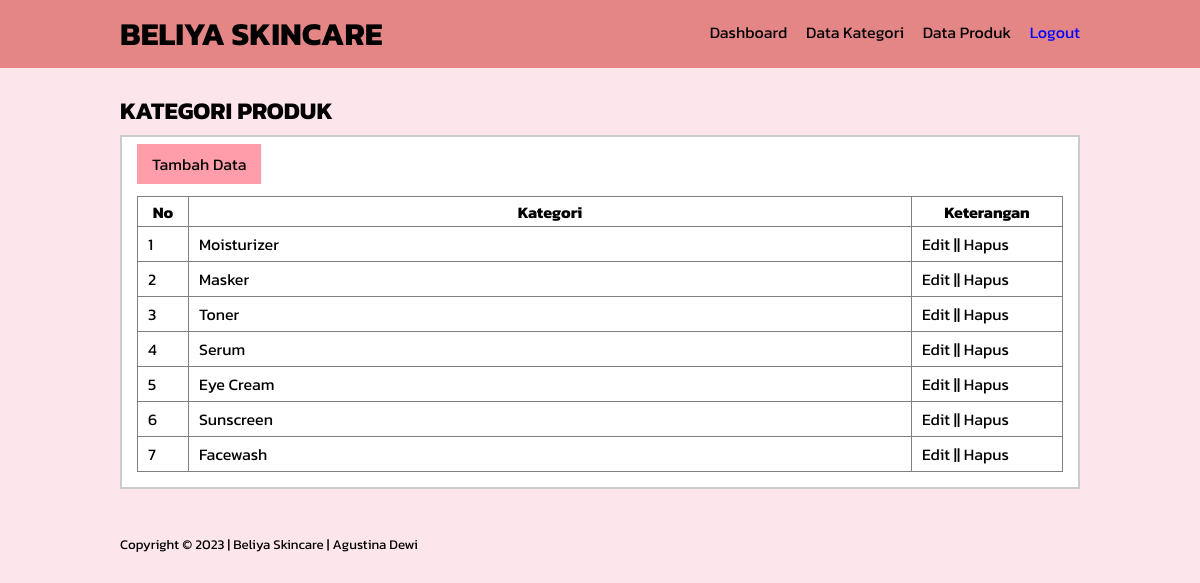
The page /datakategori.php (signed in) on the database its author committed.
### tables this page shows
CREATE TABLE `tb_category` (
  `category_id` int(11) NOT NULL,
  `category_name` varchar(255) NOT NULL
);

### datakategori.php (the view, shortened to what this page needs)
<?php
	include 'db.php' ;
?>
<!DOCTYPE html>
<html>
<head>
	<link rel="stylesheet" type="text/css" href="css/style.css">
</head>
<body>
	<header>
		<div class="container">
		<h1><a href="dashboard.php">BELIYA SKINCARE</a></h1>
		<ul>
			<li><a href="dashboard.php">Dashboard</a></li>
			<li><a href="datakategori.php">Data Kategori</a></li>
			<li><a href="dataproduk.php">Data Produk</a></li>
			<li><a href="keluar.php"><span>Logout</span></a></li>
		</ul>
		</div>
	</header>
	<div class="section">
		<div class="container">
			<h2>KATEGORI PRODUK</h2>
			<div class="box">
				<p><a href="tambah-kategori.php" class="btn">Tambah Data</a></p>
				<table border="1" cellspacing="0" class="table">
					<thead>
						<tr>
							<th width="50px">No</th>
							<th>Kategori</th>
							<th width="150px">Keterangan</th>
						</tr>
					</thead>
					<tbody>
						<?php
							$no = 1;
							$kategori = mysqli_query($conn, "SELECT * FROM tb_category ORDER BY category_id DESC");
						while($row = mysqli_fetch_array($kategori)){
						?>
						<tr>
							<td><?php echo $no++ ?></td>
							<td><?php echo $row['category_name'] ?></td>
							<td>
								<a href="edit-kategori.php?id=<?php echo $row['category_id'] ?>">Edit</a> || <a href="proses-hapus.php?idk=<?php echo $row['category_id']?>" onclick="return confirm('Yakin ingin hapus?')">Hapus</a>
							</td>
						</tr>
						<?php } ?>
					</tbody>
				</table>
			</div>
			</div>
	</div>
	<footer>
	<div class="container">
		<small>Copyright &copy; 2023 | Beliya Skincare | Agustina Dewi</small>
	</div>
	</footer>
</body>
</html>

### css/style.css (style rules this page uses)
* { padding: 0; margin: 0; font-family: 'Libre Baskerville', 'Kanit', sans-serif; }
body { background-color: #fde5ec; }
a { color: inherit; text-decoration: none; }
.btn { padding: 8px 15px; background-color: #ff9eaa; border: none; cursor: pointer ; }
header { background-color: #e48586; color: #000; }
header h1 { float: left; padding: 10px 0; }
header ul { float: right; }
header ul li { display: inline-block; }
header ul li a { padding: 20px 0 20px 15px; display: inline-block; }
header ul li a span { color: blue; }
.container { width: 80%; margin: 0 auto; }
.container:after { content: '' ; display: block; clear: both; }
.section { padding: 25px 0; border: none; }
.box { background-color: #fff; border: 2px solid #ccc; padding: 15px; box-sizing: border-box; margin: 7px 0; align-items: center; }
.box:after { content: ''; display: block; clear: both; }
footer { padding: 10px 0; }
.table { margin-top: 20px; width: 100%; border-collapse: collapse; }
.table tr { height: 30px; }
.table tr td { padding: 5px 10px; }

### rows shown on the page
tb_category: category_name "Moisturizer"
tb_category: category_name "Masker"
tb_category: category_name "Toner"
tb_category: category_name "Serum"
tb_category: category_name "Eye Cream"
tb_category: category_name "Sunscreen"
tb_category: category_name "Facewash"
